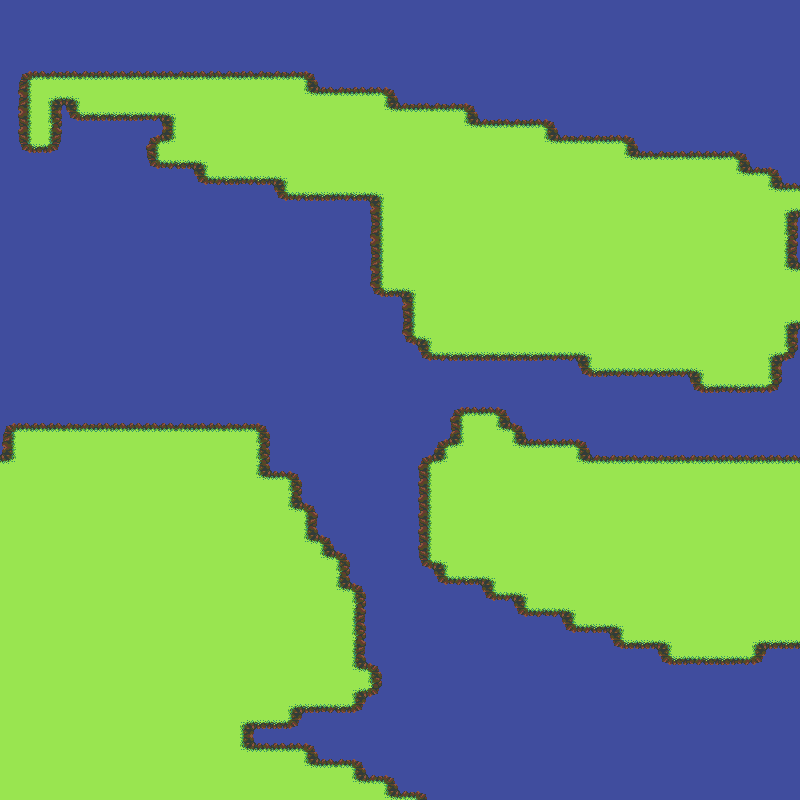

A 2D game scene composited from a Tiled map and its tileset images. What follows is a short description and the map's XML, with each tile layer's data collapsed to a summary:
An orthogonal 50x50 tile map with 16x16 px tiles, 3 tile layers (Tile Layer 1, Tile Layer 2, Tile Layer 3), 2 tilesets and 9 objects (8x Decoration, Wall).

<map version="1.10" tiledversion="1.11.2" orientation="orthogonal" renderorder="right-down" width="50" height="50" tilewidth="16" tileheight="16" infinite="0" nextlayerid="10" nextobjectid="140">
 <editorsettings>
  <export target="town2..tmx" format="tmx" />
 </editorsettings>
 <tileset firstgid="1" source="Tilesets/Tileset.tsx" />
 <tileset firstgid="91" source="Tilesets/Decoration.tsx" />
 <layer id="1" name="Tile Layer 1" width="50" height="50">
  <data>[2500 cells, 2500 non-empty, 4 distinct tile ids]</data>
 </layer>
 <layer id="2" name="Tile Layer 2" width="50" height="50">
  <data>[2500 cells, 824 non-empty, 17 distinct tile ids]</data>
 </layer>
 <layer id="3" name="Tile Layer 3" width="50" height="50">
  <data>[2500 cells, 572 non-empty, 17 distinct tile ids]</data>
 </layer>
 <objectgroup id="6" name="Decoration">
  <object id="128" type="Decoration" gid="91" x="-16" y="448" width="80" height="96">
   <properties>
    <property name="ObjName" value="bush_t1_01" />
   </properties>
  </object>
  <object id="129" type="Decoration" gid="94" x="16" y="448" width="80" height="96">
   <properties>
    <property name="ObjName" value="bush_t1_04" />
   </properties>
  </object>
  <object id="133" type="Decoration" gid="91" x="48" y="448" width="80" height="96">
   <properties>
    <property name="ObjName" value="bush_t1_01" />
   </properties>
  </object>
  <object id="134" type="Decoration" gid="94" x="80" y="448" width="80" height="96">
   <properties>
    <property name="ObjName" value="bush_t1_04" />
   </properties>
  </object>
  <object id="135" type="Decoration" gid="91" x="112" y="448" width="80" height="96">
   <properties>
    <property name="ObjName" value="bush_t1_01" />
   </properties>
  </object>
  <object id="137" type="Decoration" gid="94" x="144" y="448" width="80" height="96">
   <properties>
    <property name="ObjName" value="bush_t1_04" />
   </properties>
  </object>
  <object id="138" type="Decoration" gid="91" x="176" y="448" width="80" height="96">
   <properties>
    <property name="ObjName" value="bush_t1_01" />
   </properties>
  </object>
  <object id="139" type="Decoration" gid="94" x="208" y="448" width="80" height="96">
   <properties>
    <property name="ObjName" value="bush_t1_04" />
   </properties>
  </object>
 </objectgroup>
 <objectgroup id="8" name="Walls">
  <object id="115" type="Wall" x="16" y="432" width="240" height="16" />
 </objectgroup>
</map>